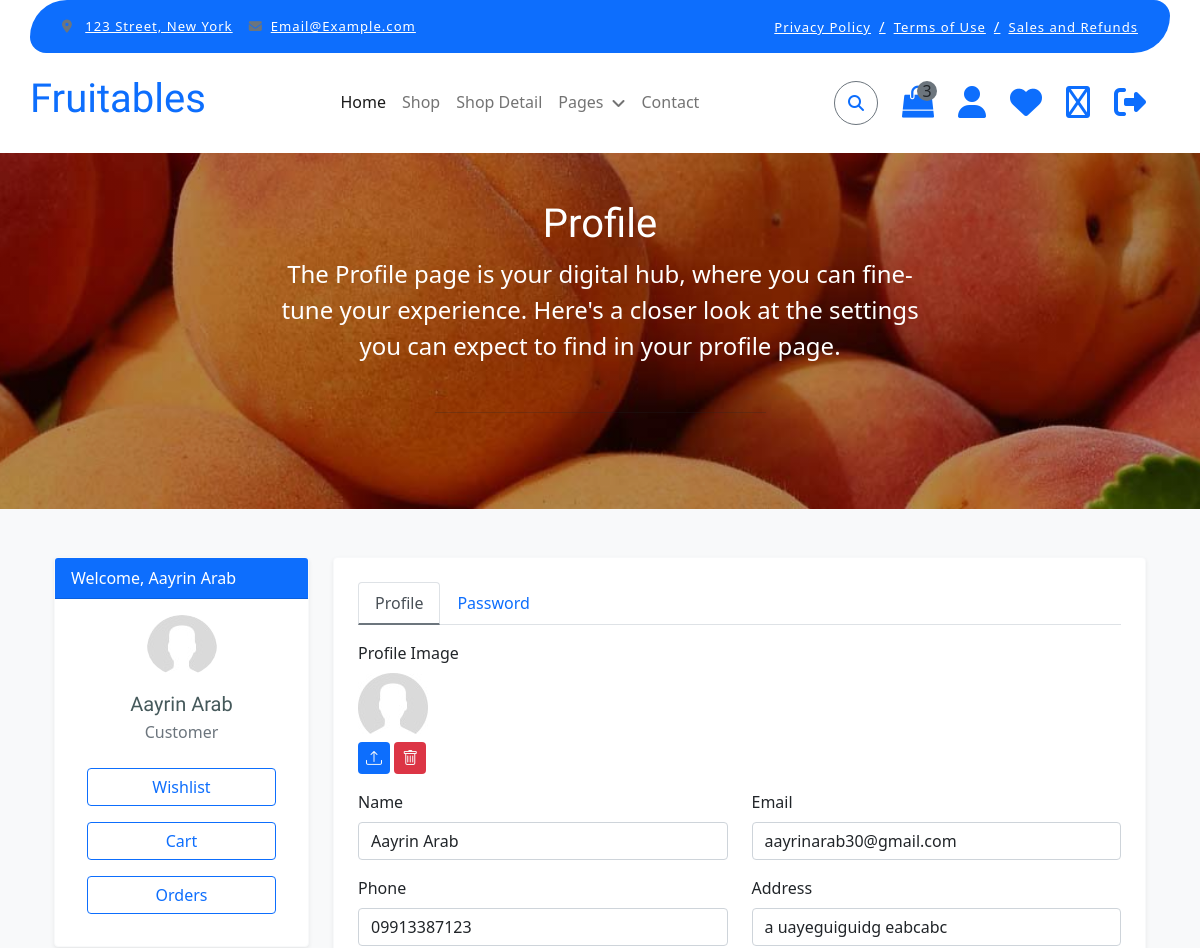
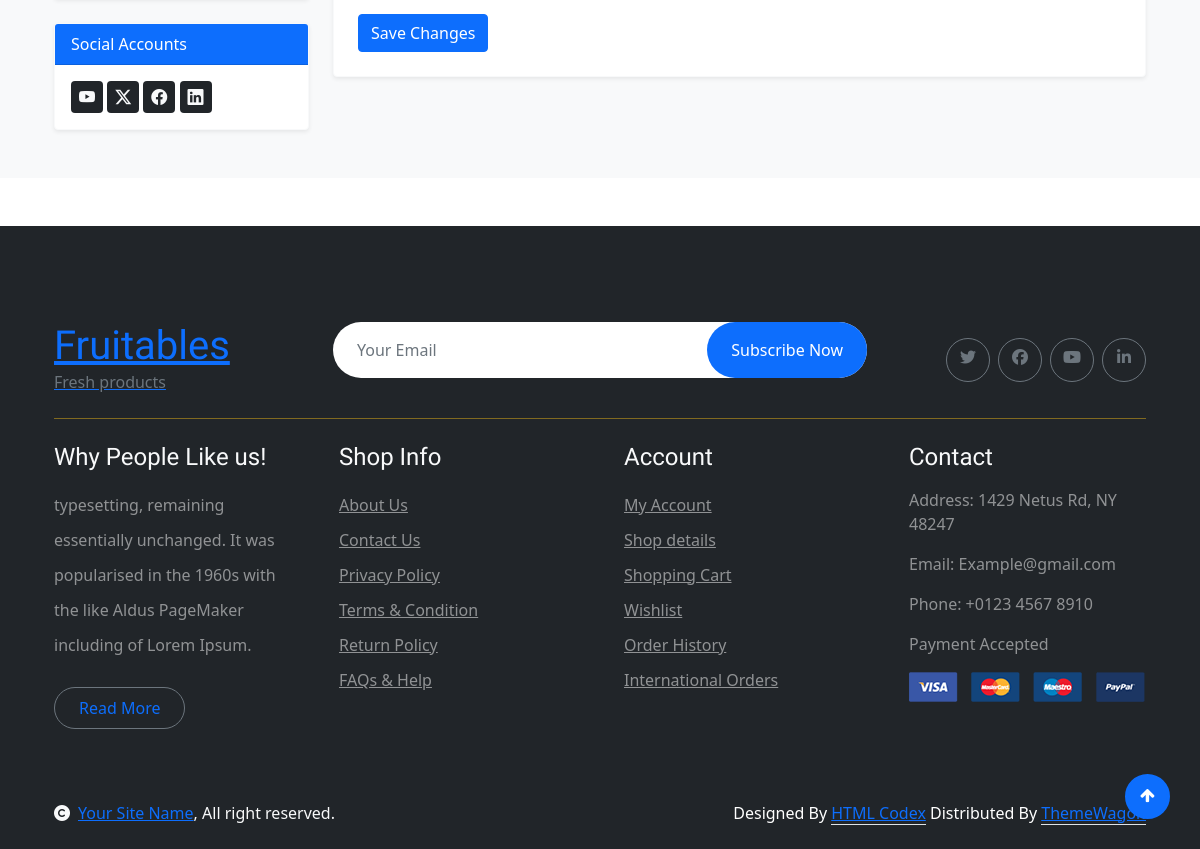
The app's page /profile (signed in) with its own data (2 pictures, top to bottom).
### myapp/models.py (models this page shows, shortened)
class Register(models.Model):
    name = models.CharField(max_length=30,blank=True,null=True)
    email = models.EmailField(unique=True,blank=True,null=True)
    image = models.ImageField(upload_to='media',blank=True,null=True)
    password = models.CharField(max_length=10,blank=True,null=True)
    address = models.CharField(max_length=255,blank=True,null=True)
    phone = models.CharField(max_length=15,blank=True,null=True)
    otp=models.IntegerField(blank=True,null=True)

### myapp/views.py (the view, shortened to what this page needs)
# urls.py: path('profile', views.profile, name='profile'),
def profile(request):
    if 'email' in request.session:
        uid =Register.objects.get(email=request.session['email'])
        con = {"uid":uid}
        return render(request,"profile.html",con)
    else:
        return redirect('login')

### myapp/templates/profile.html (shortened to what this page needs)
{% extends "index.html" %}
{% load static %}
{% block content %}
<div class="container-fluid page-header py-5">
    <div class="row justify-content-md-center">
        <div class="col-12 col-md-10 col-lg-8 col-xl-7 col-xxl-6">
            <h1 class="text-center text-white display-6">Profile</h1>
          <p class="text-white text-center lead fs-4 mb-5">The Profile page is your digital hub, where you can fine-tune your experience. Here's a closer look at the settings you can expect to find in your profile page.</p>
          <hr class="w-50 mx-auto mb-5 mb-xl-9 border-dark-subtle">
        </div>
      </div>
</div>
<section class="bg-light py-3 py-md-5 py-xl-8">
    <div class="container">
      <div class="row gy-4 gy-lg-0">
        <div class="col-12 col-lg-4 col-xl-3">
          <div class="row gy-4">
            <div class="col-12">
              <div class="card widget-card border-light shadow-sm">
                <div class="card-header text-white bg-primary">Welcome, {{uid.name}}</div>
                <div class="card-body">
                  <div class="text-center mb-3">
                    <img src="{% static 'img/avatar.jpg' %}" class="img-fluid rounded-circle" alt="Luna John">
                  </div>
                  <h5 class="text-center mb-1">{{uid.name}}</h5>
                  <p class="text-center text-secondary mb-4">Customer</p>
                  <div class="d-grid m-3">
                    <button class="btn btn-outline-primary" type="button" href="{% url 'show_wishlist' %}">Wishlist</button>
                  </div>
                  <div class="d-grid m-3">
                    <button class="btn btn-outline-primary" type="button" href="{% url 'cart' %}">Cart</button>
                  </div>
                  <div class="d-grid m-3">
                    <button class="btn btn-outline-primary" type="button" href="{% url 'orders' %}">Orders</button>
                  </div>
                </div>
              </div>
            </div>
            <div class="col-12">
              <div class="card widget-card border-light shadow-sm">
                <div class="card-header text-white bg-primary">Social Accounts</div>
                <div class="card-body">
                  <a href="#!" class="d-inline-block bg-dark link-light lh-1 p-2 rounded">
                    <i class="bi bi-youtube"></i>
                  </a>
                  <a href="#!" class="d-inline-block bg-dark link-light lh-1 p-2 rounded">
                    <i class="bi bi-twitter-x"></i>
                  </a>
                  <a href="#!" class="d-inline-block bg-dark link-light lh-1 p-2 rounded">
                    <i class="bi bi-facebook"></i>
                  </a>
                  <a href="#!" class="d-inline-block bg-dark link-light lh-1 p-2 rounded">
                    <i class="bi bi-linkedin"></i>
                  </a>
                </div>
              </div>
            </div>
          </div>
        </div>
        <div class="col-12 col-lg-8 col-xl-9">
          <div class="card widget-card border-light shadow-sm">
            <div class="card-body p-4">
              <ul class="nav nav-tabs" id="profileTab" role="tablist">
                <li class="nav-item" role="presentation">
                  <button class="nav-link active" id="profile-tab" data-bs-toggle="tab" data-bs-target="#profile-tab-pane" type="button" role="tab" aria-controls="profile-tab-pane" aria-selected="false">Profile</button>
                </li>
                <li class="nav-item" role="presentation">
                  <button class="nav-link" id="password-tab" data-bs-toggle="tab" data-bs-target="#password-tab-pane" type="button" role="tab" aria-controls="password-tab-pane" aria-selected="false">Password</button>
                </li>
              </ul>
              <div class="tab-content pt-4" id="profileTabContent-{{forloop.counter}}">
                <div class="tab-pane fade show active" id="profile-tab-pane" role="tabpanel" aria-labelledby="profile-tab" tabindex="0">
                  <form action="{% url 'profile' %}" method="POST" class="row gy-3 gy-xxl-4">
                    <div class="col-12">
                      <div class="row gy-2">
                        <label class="col-12 form-label m-0">Profile Image</label>
                        {% if image %}
                        <div class="col-12">
                          <img src="{{uid.image.url}}" class="img-fluid" alt="Luna John">
                        </div>
                        {% else %}
                        <div class="col-12">
                          <img src="{% static 'img/avatar.jpg' %}" class="img-fluid" alt="Luna John">
                        </div>
                        {% endif %}
                        <div class="col-12">
                          <a href="{% url 'profile' %}" class="d-inline-block bg-primary link-light lh-1 p-2 rounded">
                            <i class="bi bi-upload"></i>
                          </a>
                          <a href="{% url 'profile' %}" class="d-inline-block bg-danger link-light lh-1 p-2 rounded">
                            <i class="bi bi-trash"></i>
                          </a>
                        </div>
                      </div>
                    </div>
                    <div class="col-12 col-md-6">
                      <label for="inputFirstName" class="form-label">Name</label>
                      <input type="text" class="form-control" id="inputFirstName" name="name" value="{{uid.name}}">
                    </div>
                    <div class="col-12 col-md-6">
                      <label for="inputEmail" class="form-label">Email</label>
                      <input type="email" class="form-control" id="inputEmail" name="email" value="{{uid.email}}">
                    </div>
                    <div class="col-12 col-md-6">
                      <label for="inputPhone" class="form-label">Phone</label>
                      <input type="tel" class="form-control" id="inputPhone" name="phone" value="{{uid.phone}}">
                    </div>
                    <div class="col-12 col-md-6">
                      <label for="inputAddress" class="form-label">Address</label>
                      <input type="text" class="form-control" id="inputAddress" name="address" value="{{uid.address}}">
                    </div>
                    <div class="col-12">
                      <button type="submit" class="btn btn-primary">Save Changes</button>
                    </div>
                  </form>
                </div>
              </div>
            </div>
          </div>
        </div>
      </div>
    </div>
  </section>
{% endblock %}

### myapp/static/css/style.css (style rules this page uses)
.btn { font-weight: 600; transition: .5s; }
.page-header { position: relative; background: linear-gradient(rgba(0, 0, 0, 0.3), rgba(0, 0, 0, 0.3)), url(../img/cart-page-header-img.jpg); background-position: center center; background-repeat: no-repeat; background-size: cover; }
@media (min-width: 992px) { .hero-header, .page-header { margin-top: 152px !important; } }
.nav.nav-tabs .nav-link.active { border-bottom: 2px solid var(--bs-secondary) !important; }

### myapp/templates/index.html (style rules this page uses)
* { margin: 0; padding: 0; }

### records on screen
Register: name "Aayrin Arab", email "aayrinarab30@gmail.com", phone "09913387123", address "a uayeguiguidg eabcabc"
